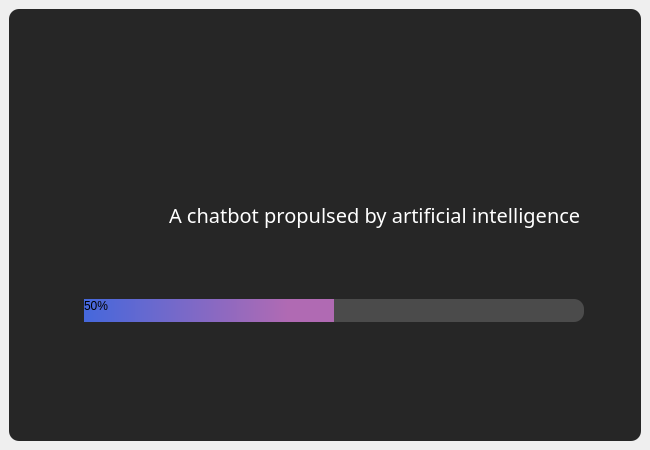
<?xml version="1.0" encoding="UTF-8"?>
<ui version="4.0">
 <class>MainWindow</class>
 <widget class="QMainWindow" name="MainWindow">
  <property name="geometry">
   <rect>
    <x>0</x>
    <y>0</y>
    <width>650</width>
    <height>450</height>
   </rect>
  </property>
  <property name="windowTitle">
   <string>MainWindow</string>
  </property>
  <widget class="QWidget" name="centralwidget">
   <property name="minimumSize">
    <size>
     <width>650</width>
     <height>450</height>
    </size>
   </property>
   <property name="maximumSize">
    <size>
     <width>650</width>
     <height>450</height>
    </size>
   </property>
   <layout class="QHBoxLayout" name="horizontalLayout">
    <item>
     <widget class="QFrame" name="frame">
      <property name="styleSheet">
       <string notr="true">*{
	background: rgb(38, 38, 38);
	border-radius: 10px;
}</string>
      </property>
      <property name="frameShape">
       <enum>QFrame::StyledPanel</enum>
      </property>
      <property name="frameShadow">
       <enum>QFrame::Raised</enum>
      </property>
      <widget class="QLabel" name="label">
       <property name="geometry">
        <rect>
         <x>75</x>
         <y>30</y>
         <width>500</width>
         <height>161</height>
        </rect>
       </property>
       <property name="text">
        <string/>
       </property>
       <property name="pixmap">
        <pixmap resource="../subscribe_page/banner.qrc">:/label/Yokobot-removebg-previewe.png</pixmap>
       </property>
      </widget>
      <widget class="QLabel" name="label_2">
       <property name="geometry">
        <rect>
         <x>160</x>
         <y>190</y>
         <width>411</width>
         <height>31</height>
        </rect>
       </property>
       <property name="styleSheet">
        <string notr="true">*{
	color: white;
	font-size: 20px;
	font-family: Noto Sans;
}</string>
       </property>
       <property name="text">
        <string>A chatbot propulsed by artificial intelligence.</string>
       </property>
      </widget>
      <widget class="QProgressBar" name="progressBar">
       <property name="geometry">
        <rect>
         <x>75</x>
         <y>290</y>
         <width>500</width>
         <height>23</height>
        </rect>
       </property>
       <property name="styleSheet">
        <string notr="true">*{
	background: rgb(75, 75, 75);
	border-radius: 10px;
}

*:chunk {
	background: qlineargradient(spread:pad, x1:0, y1:1, x2:0.815, y2:1, stop:0 rgba(69, 104, 220, 255), stop:1 rgba(176, 106, 179, 255));
}</string>
       </property>
       <property name="value">
        <number>50</number>
       </property>
      </widget>
     </widget>
    </item>
   </layout>
  </widget>
 </widget>
 <resources>
  <include location="../subscribe_page/banner.qrc"/>
 </resources>
 <connections/>
</ui>
